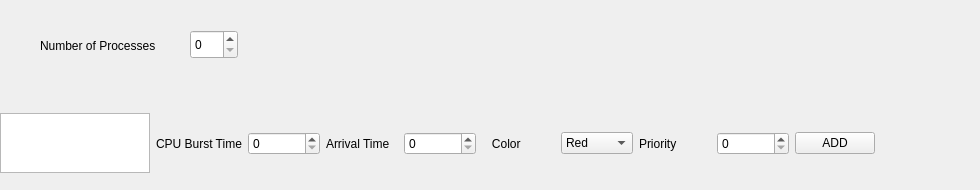
<?xml version="1.0" encoding="UTF-8"?>
<ui version="4.0">
 <class>addprocess</class>
 <widget class="QWidget" name="addprocess">
  <property name="geometry">
   <rect>
    <x>0</x>
    <y>0</y>
    <width>980</width>
    <height>190</height>
   </rect>
  </property>
  <property name="windowTitle">
   <string>Form</string>
  </property>
  <widget class="QWidget" name="horizontalLayoutWidget">
   <property name="geometry">
    <rect>
     <x>0</x>
     <y>100</y>
     <width>875</width>
     <height>87</height>
    </rect>
   </property>
   <layout class="QHBoxLayout" name="horizontalLayout">
    <item>
     <widget class="QTextEdit" name="textEdit">
      <property name="maximumSize">
       <size>
        <width>150</width>
        <height>60</height>
       </size>
      </property>
     </widget>
    </item>
    <item>
     <widget class="QLabel" name="label_2">
      <property name="text">
       <string>CPU Burst Time</string>
      </property>
     </widget>
    </item>
    <item>
     <widget class="QSpinBox" name="CPUBurstTimenum"/>
    </item>
    <item>
     <widget class="QLabel" name="label_4">
      <property name="text">
       <string>Arrival Time</string>
      </property>
     </widget>
    </item>
    <item>
     <widget class="QSpinBox" name="ArrivalTimenum"/>
    </item>
    <item>
     <widget class="QLabel" name="label_5">
      <property name="text">
       <string>   Color</string>
      </property>
     </widget>
    </item>
    <item>
     <widget class="QComboBox" name="ColorComboBox">
      <item>
       <property name="text">
        <string>Red</string>
       </property>
      </item>
      <item>
       <property name="text">
        <string>Blue</string>
       </property>
      </item>
      <item>
       <property name="text">
        <string>Green</string>
       </property>
      </item>
      <item>
       <property name="text">
        <string>Purple</string>
       </property>
      </item>
      <item>
       <property name="text">
        <string>Yellow</string>
       </property>
      </item>
      <item>
       <property name="text">
        <string>Grey</string>
       </property>
      </item>
      <item>
       <property name="text">
        <string>White</string>
       </property>
      </item>
      <item>
       <property name="text">
        <string>Orange</string>
       </property>
      </item>
     </widget>
    </item>
    <item>
     <widget class="QLabel" name="label">
      <property name="text">
       <string>Priority</string>
      </property>
     </widget>
    </item>
    <item>
     <widget class="QSpinBox" name="Prioritynum"/>
    </item>
    <item>
     <widget class="QPushButton" name="Addbtn">
      <property name="text">
       <string>ADD</string>
      </property>
     </widget>
    </item>
   </layout>
  </widget>
  <widget class="QLabel" name="label_3">
   <property name="geometry">
    <rect>
     <x>40</x>
     <y>30</y>
     <width>171</width>
     <height>31</height>
    </rect>
   </property>
   <property name="text">
    <string>Number of Processes</string>
   </property>
  </widget>
  <widget class="QSpinBox" name="spinBox">
   <property name="geometry">
    <rect>
     <x>190</x>
     <y>30</y>
     <width>48</width>
     <height>29</height>
    </rect>
   </property>
  </widget>
 </widget>
 <resources/>
 <connections/>
</ui>
